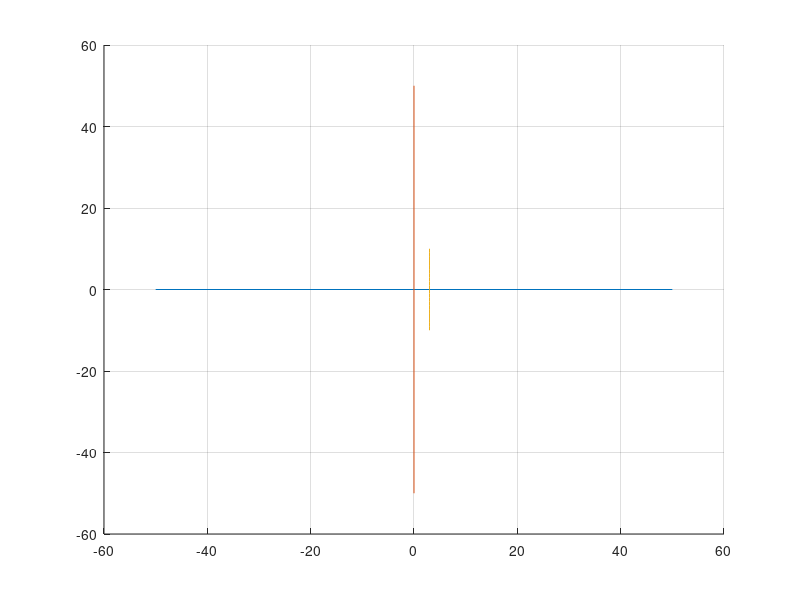

MATLAB code for this plot:
clc,clear            %Limpio todo los datos 'basura'
a=[-50 50];          %El tamaño del plano
b=a-a;               %Deje esto quieto
hold on;
    plot(a,b);
    plot(b,a);
grid on;             %Hasta aqui

                     
y=-10:10;            %la longitud de y 
                     
x=y*0+3;             %la posicion de recta l1 sobre x

plot(x,y);           %Esto hace que grafique la recta l1.